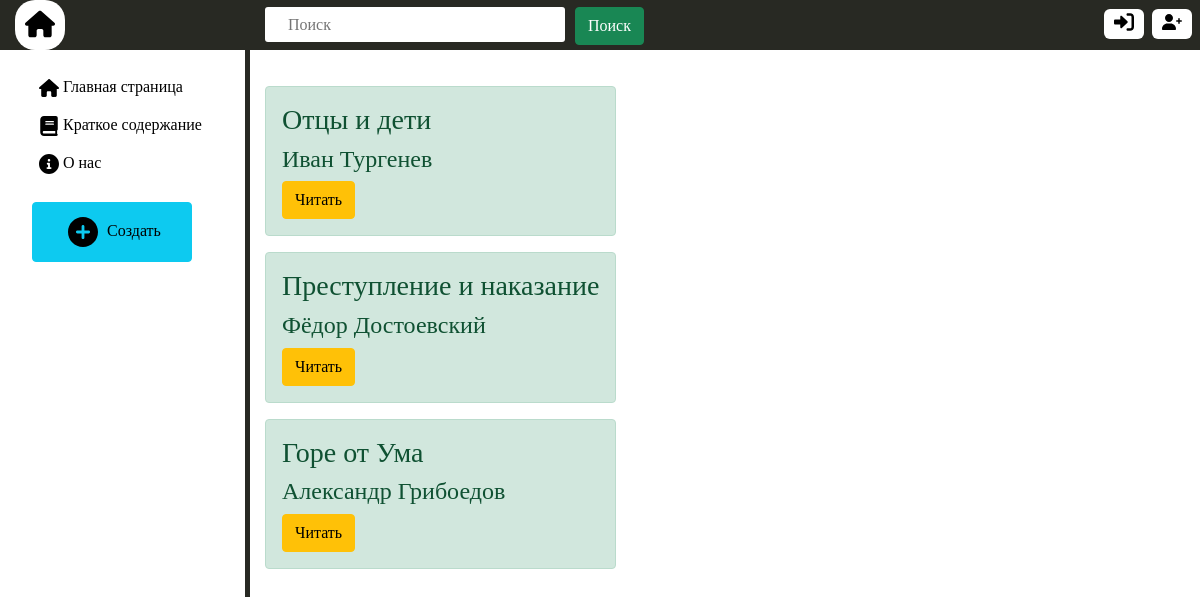
The app's page /content/ with its own data.
### content/models.py (models this page shows, shortened)
class Content(models.Model):
    title = models.CharField('Название', max_length=50)
    autor = models.CharField('Автор', max_length=50)
    text = models.TextField('Текст')
    date = models.DateTimeField('Дата')
    class Meta:
        verbose_name = "Content"
        verbose_name_plural = "Content"

### content/views.py (the view)
# urls.py: path('', show_all, name = 'all_stories'),
def show_all(request):
    base = Content.objects.all()
    data = {
        'story': base,
        'title': 'Краткое содержание'
    }
    return render(request, 'content/story.html', data)

### content/templates/content/story.html (shortened to what this page needs)
{% extends 'content/layot.html' %}
{% block main %}
	<p></p>
    {% for el in story %}
        <div class="content-sew-sp alert alert-success">
            <h3>{{ el.title }}</h3>
            <h4>{{ el.autor }}</h4>
            <a href="{% url 'id_story' el.id %}" class="btn btn-warning">Читать</a>
        </div>
    {% endfor %}
{% endblock %}

### content/templates/content/layot.html (shortened to what this page needs)
{% load static %}
<!DOCTYPE html>
<html>
	<head>
		<link rel="stylesheet" href="{% static 'content/css/bootstrap.min.css' %}">
		<link rel="stylesheet" href="{% static 'content/css/fontawesome.min.css' %}">
		<link rel="stylesheet" type="text/css" href="https://use.fontawesome.com/releases/v5.8.2/css/all.css">
        <link rel="stylesheet" type="text/css" href="{% static 'content/css/layot.css' %}">
	</head>
	<body>
		<div id="panel">
			<header>
				<a class="home-button" href=""><img id="img-home-header" src="{% static 'content/img/house-solid.svg' %}"></a>
				<form action="{% url 'post_search' %}" class="dev-form" method="get">
					<input class="search-sew" placeholder="  Поиск" type="text" name="q" list="list-sew">
					<button class="btn-sew btn btn-success" type="submit">Поиск</button>
				</form>
				<a class="img-sew log-sew" href="{% url 'login' %}"><img src="{% static 'content/img/right-to-bracket-solid.svg' %}"></a>
				<a class="img-sew reg-sew" href="{% url 'signup' %}"><img src="{% static 'content/img/user-plus-solid.svg' %}"></a>
			</header>
			<aside>
				<div class="big-dev">
		            <ul>
		            	<li id="up" class="dev-li">
		            		<a href="{% url 'home' %}"><img src="{% static 'content/img/house-solid.svg' %}">    Главная страница</a>
		            	</li>
		                <li class="dev-li">
		                    <a class="dev-a" href="{% url 'all_stories' %}"><img src="{% static 'content/img/book-solid.svg' %}">   Краткое содержание</a>
		                </li>
		                <li class="dev-li"><a href="/"><img src="{% static 'content/img/circle-info-solid.svg' %}">     О нас</a></li>
		                <a href="{% url 'create' %}"><button class="sub-sew btn btn-info"><img src="{% static 'content/img/circle-plus-solid.svg' %}">  Создать</button></a>
		            </ul>
			    </div>
			</aside>
			<main>
				{% block main %}
				{% endblock %}
			</main>
		</div>
	</body>
</html>

### content/static/content/css/layot.css (style rules this page uses)
body { font-family: 'tahoma'; background-color: aliceblue; }
a button img { height: 40px; width: 40px; padding: 5px; }
li { list-style-type: none; }
a { text-decoration: none; color: black; display: block; }
header { background-color: #282923; height: 50px; display: block; }
img { height: 20px; width: 20px; }
#img-home-header { width: 30px; height: 30px; margin-left: 8px; margin-top: 7px; }
.img-sew { top: 0; margin-top: 9px; text-align: center; width: 30px; height: 30px; background-color: white; border-radius: 6px; }
.log-sew { float: left; width: 40px; position: absolute; right: 56px; }
.reg-sew { float: left; width: 40px; position: absolute; right: 8px; }
.home-button { margin-left: 15px; width: 50px; height: 50px; background-color: white; border-radius: 20px; padding: 2px; float: left; }
.search-sew { width: 300px; height: 35px; margin-top: 7px; float: left; border-radius: 3px; border: none; padding-left: 15px; margin-left: 200px; }
.btn-sew { margin-top: 7px; margin-left: 10px; float: left; }
aside { float: left; }
aside ul li { padding: 7px; }
#up { padding-top: 25px; }
.big-dev { border-right: 5px solid #282923; height: 100vh; width: 250px; }
.sub-sew { margin-top: 20px; height: 60px; width: 160px; }
@media (min-width: 750px) { main { position: absolute; left: 260px; top: 60px; } }
.slideout-panel { position: relative; z-index: 1; will-change: transform; background-color: #FFF; min-height: 100vh; }

### content/templates/content/story.html (style rules this page uses)
p { height: 10px; }
.content-sew-sp { margin-left: 5px; margin-right: 5px; }

### records on screen
Content: title "Отцы и дети", autor "Иван Тургенев"
Content: title "Преступление и наказание", autor "Фёдор Достоевский"
Content: title "Горе от Ума", autor "Александр Грибоедов"
